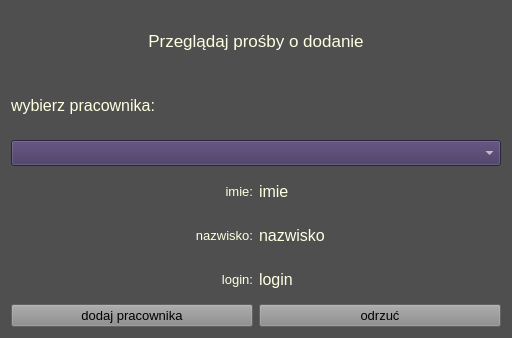
<?xml version="1.0" encoding="UTF-8"?>
<ui version="4.0">
 <class>dodawanie_pracownikow_okno</class>
 <widget class="QWidget" name="dodawanie_pracownikow_okno">
  <property name="geometry">
   <rect>
    <x>0</x>
    <y>0</y>
    <width>512</width>
    <height>338</height>
   </rect>
  </property>
  <property name="font">
   <font>
    <pointsize>13</pointsize>
   </font>
  </property>
  <property name="windowTitle">
   <string>dodawanie_pracownikow_okno</string>
  </property>
  <property name="styleSheet">
   <string notr="true">background-color: rgb(79, 79, 79);</string>
  </property>
  <layout class="QVBoxLayout" name="verticalLayout_4">
   <item>
    <layout class="QVBoxLayout" name="verticalLayout">
     <item>
      <widget class="QLabel" name="label_tytul">
       <property name="font">
        <font>
         <pointsize>13</pointsize>
        </font>
       </property>
       <property name="styleSheet">
        <string notr="true">color: rgb(255, 255, 226);</string>
       </property>
       <property name="text">
        <string>Przeglądaj prośby o dodanie</string>
       </property>
       <property name="alignment">
        <set>Qt::AlignCenter</set>
       </property>
      </widget>
     </item>
     <item>
      <widget class="QLabel" name="label_wybierz_prac">
       <property name="font">
        <font>
         <pointsize>12</pointsize>
        </font>
       </property>
       <property name="styleSheet">
        <string notr="true">color: rgb(255, 255, 226);</string>
       </property>
       <property name="text">
        <string>wybierz pracownika:</string>
       </property>
      </widget>
     </item>
     <item>
      <widget class="QComboBox" name="comboBox_wybierz_prac">
       <property name="sizePolicy">
        <sizepolicy hsizetype="Preferred" vsizetype="Fixed">
         <horstretch>0</horstretch>
         <verstretch>0</verstretch>
        </sizepolicy>
       </property>
       <property name="font">
        <font>
         <pointsize>11</pointsize>
        </font>
       </property>
       <property name="styleSheet">
        <string notr="true">background-color: rgb(65, 51, 93);
color: rgb(255, 255, 226);</string>
       </property>
      </widget>
     </item>
    </layout>
   </item>
   <item>
    <layout class="QHBoxLayout" name="horizontalLayout">
     <item>
      <layout class="QVBoxLayout" name="verticalLayout_2">
       <item>
        <widget class="QLabel" name="label_imie">
         <property name="font">
          <font>
           <pointsize>10</pointsize>
          </font>
         </property>
         <property name="styleSheet">
          <string notr="true">color: rgb(255, 255, 226);</string>
         </property>
         <property name="text">
          <string>imie:</string>
         </property>
         <property name="alignment">
          <set>Qt::AlignRight|Qt::AlignTrailing|Qt::AlignVCenter</set>
         </property>
        </widget>
       </item>
       <item>
        <widget class="QLabel" name="label_nazwisko">
         <property name="font">
          <font>
           <pointsize>10</pointsize>
          </font>
         </property>
         <property name="styleSheet">
          <string notr="true">color: rgb(255, 255, 226);</string>
         </property>
         <property name="text">
          <string>nazwisko:</string>
         </property>
         <property name="alignment">
          <set>Qt::AlignRight|Qt::AlignTrailing|Qt::AlignVCenter</set>
         </property>
        </widget>
       </item>
       <item>
        <widget class="QLabel" name="label_login">
         <property name="font">
          <font>
           <pointsize>10</pointsize>
          </font>
         </property>
         <property name="styleSheet">
          <string notr="true">color: rgb(255, 255, 226);</string>
         </property>
         <property name="text">
          <string>login:</string>
         </property>
         <property name="alignment">
          <set>Qt::AlignRight|Qt::AlignTrailing|Qt::AlignVCenter</set>
         </property>
        </widget>
       </item>
       <item>
        <widget class="QPushButton" name="pushButton_dodaj">
         <property name="font">
          <font>
           <pointsize>10</pointsize>
          </font>
         </property>
         <property name="styleSheet">
          <string notr="true">background-color: rgb(139, 139, 139);</string>
         </property>
         <property name="text">
          <string>dodaj pracownika</string>
         </property>
        </widget>
       </item>
      </layout>
     </item>
     <item>
      <layout class="QVBoxLayout" name="verticalLayout_3">
       <item>
        <widget class="QLabel" name="label_imie_wart">
         <property name="font">
          <font>
           <pointsize>12</pointsize>
          </font>
         </property>
         <property name="styleSheet">
          <string notr="true">color: rgb(255, 255, 226);</string>
         </property>
         <property name="text">
          <string>imie</string>
         </property>
        </widget>
       </item>
       <item>
        <widget class="QLabel" name="label_nazwisko_wart">
         <property name="font">
          <font>
           <pointsize>12</pointsize>
          </font>
         </property>
         <property name="styleSheet">
          <string notr="true">color: rgb(255, 255, 226);</string>
         </property>
         <property name="text">
          <string>nazwisko</string>
         </property>
        </widget>
       </item>
       <item>
        <widget class="QLabel" name="label_login_wart">
         <property name="font">
          <font>
           <pointsize>12</pointsize>
          </font>
         </property>
         <property name="styleSheet">
          <string notr="true">color: rgb(255, 255, 226);</string>
         </property>
         <property name="text">
          <string>login</string>
         </property>
        </widget>
       </item>
       <item>
        <widget class="QPushButton" name="pushButton_odrzuc">
         <property name="font">
          <font>
           <pointsize>10</pointsize>
          </font>
         </property>
         <property name="styleSheet">
          <string notr="true">background-color: rgb(139, 139, 139);</string>
         </property>
         <property name="text">
          <string>odrzuć</string>
         </property>
        </widget>
       </item>
      </layout>
     </item>
    </layout>
   </item>
  </layout>
 </widget>
 <layoutdefault spacing="6" margin="11"/>
 <resources/>
 <connections/>
</ui>
